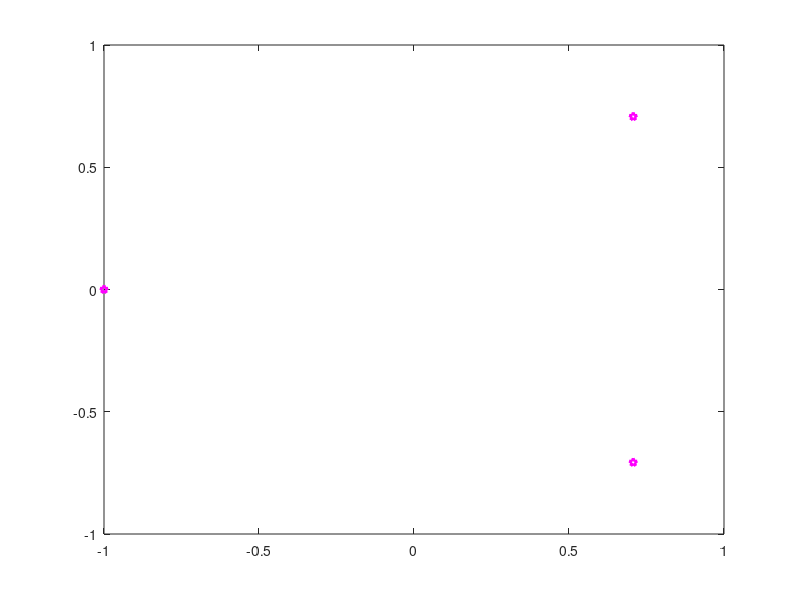

The MATLAB source for this figure: (Note: this script raises an error after producing the figure.)
% Competitive Neural Networks Exercise
clc, clear all, close all
p1 = [-0.1961; 0.9806];
p2 = [0.1961; 0.9806];
p3 = [0.9806; 0.1961];
p4 = [0.9806; -0.1961;];
p5 = [-0.5812; -0.8137];
p6 = [-0.8137; -0.5812];

w1 = [0.7071; -0.7071];
w2 = [0.7071; 0.7071];
w3 = [-1.0000; 0.0000];

P = [p1 p2 p3 p4 p5 p6];
W = [w1'; w2'; w3'];
[m, n] = size(P);


%% Training
alpha = 0.2;
epochs = 20;
D = zeros(3,2);
L = zeros(3,1);

for i = 1 : epochs
    for k = 1: length(W)
        plot(W(k,1), W(k,2), 'pm', 'LineWidth',2)
        hold on
    end
    for j = 1 : n       
        a = compet(W * P(:,j));
        
        W = W + alpha * a .* (P(:,j)' - W);
    end
end
%% Plotting
figure(1)
s = 'Competitive Neural Networks';
title(s);
hold on
for i = 1 : n
    plot(P(1,i), P(2,i), '*b')
    hold on
end

% Plot W
for i = 1: length(W)
    plot(W(i,1), W(i,2), 'pg', 'LineWidth',2)
    hold on
end

grid on
xlim([-2 2])
ylim([-1 1])
    
    